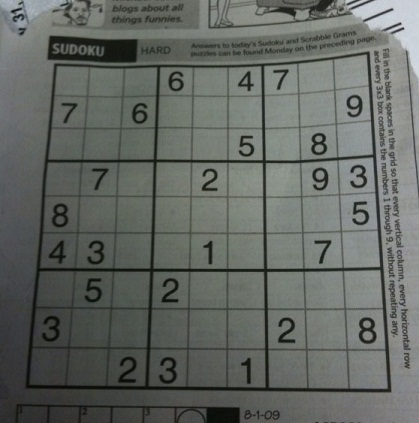
#> input picture AdaptiveThresholding/sudoku.jpg, 419 x 423 px
$ python app.py
#> lines starting #> are read from the running program, lines starting #| are printed output that depends on the picture; after the words box and inside, x2 and y2 are one past the last pixel; in counts of white or black regions, pixels touching at a corner belong together
import cv2
import numpy as np

original_image = cv2.cv2.imread("sudoku.jpg", 0)
#> original_image: shape (423, 419); min 5, max 218, mean 101.9
_, regular_threshold_result = cv2.cv2.threshold(original_image, 127, 255, cv2.cv2.THRESH_BINARY)
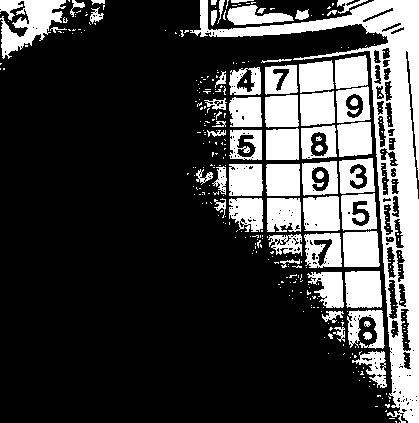
#> regular_threshold_result: shape (423, 419); 25.6% white; 333 white regions (274 under 20 px), largest, box (x1, y1, x2, y2) and area: (190, 0, 419, 423) 14935, (0, 0, 66, 59) 2037, (345, 271, 382, 308) 1282
adaptive_threshold_result = cv2.cv2.adaptiveThreshold(original_image, 255, cv2.cv2.ADAPTIVE_THRESH_MEAN_C, cv2.cv2.THRESH_BINARY, 11, 2)
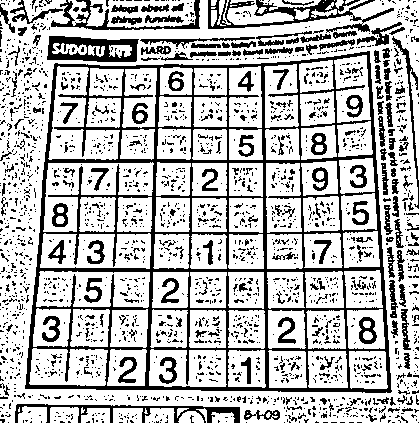
#> adaptive_threshold_result: shape (423, 419); 73% white; 2115 black regions (1905 under 20 px), largest, box (x1, y1, x2, y2) and area: (25, 51, 392, 393) 18441, (208, 0, 394, 33) 1810, (47, 36, 139, 62) 1408
adaptive_threshold_gaussian_result = cv2.cv2.adaptiveThreshold(original_image, 255, cv2.cv2.ADAPTIVE_THRESH_GAUSSIAN_C, cv2.cv2.THRESH_BINARY, 11, 2)
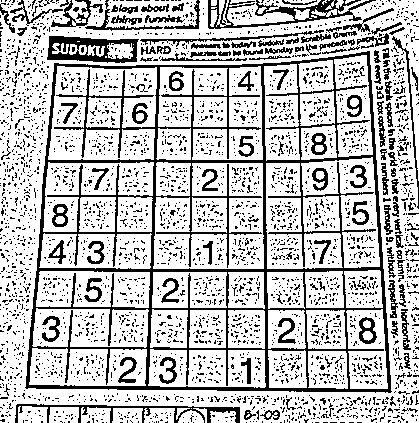
#> adaptive_threshold_gaussian_result: shape (423, 419); 74.8% white; black in thin lines or dots

cv2.cv2.imshow("original", original_image)
cv2.cv2.imshow("regular_threshold", regular_threshold_result)
cv2.cv2.imshow("adaptive_threshold_mean_C", adaptive_threshold_result)
cv2.cv2.imshow("adaptive_threshold_gausian_C", adaptive_threshold_gaussian_result)

cv2.cv2.waitKey(0)
cv2.cv2.destroyAllWindows()
